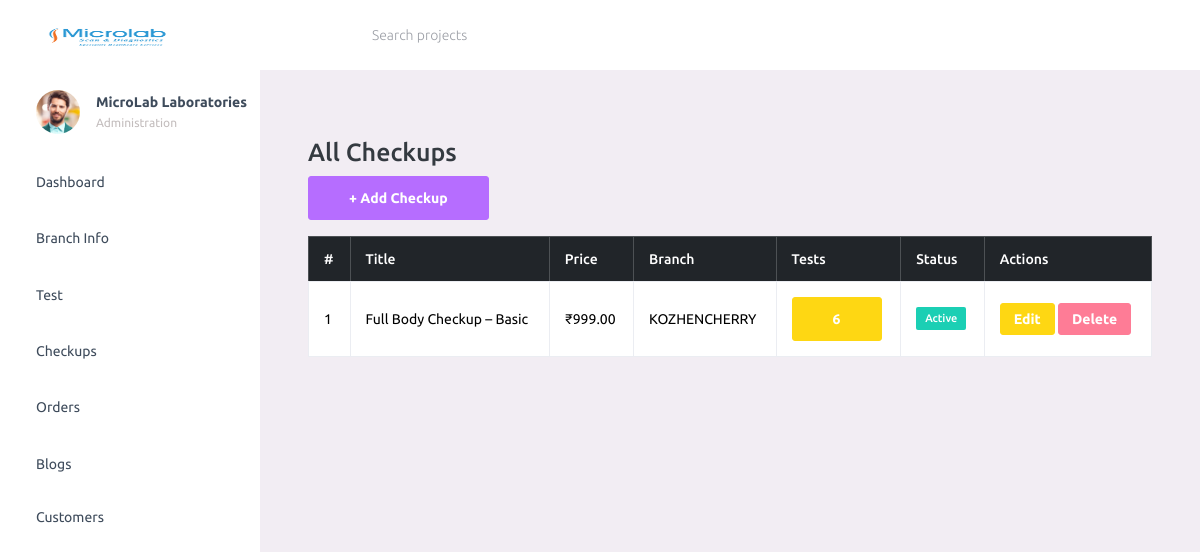
The app's page /Checkups/ with its own data.
### Diagnosis_App/models.py (models this page shows)
class Checkup(models.Model):
    title = models.CharField(max_length=150)
    slug = models.SlugField(unique=True)
    description = models.TextField()
    tests = models.ManyToManyField(DiagnosticTest, blank=True)
    branch = models.ForeignKey(Branch, on_delete=models.SET_NULL, null=True, blank=True)
    views = models.IntegerField(default=0)
    report_time = models.CharField(max_length=100)
    price = models.DecimalField(max_digits=8, decimal_places=2)
    fasting_required = models.BooleanField(default=False)
    sample_type = models.CharField(max_length=100)
    target_audience = models.CharField(max_length=200, blank=True, null=True)
    purpose = models.TextField(blank=True, null=True)
    active = models.BooleanField(default=True)

class Branch(models.Model):
    name = models.CharField(max_length=100)
    address = models.TextField()
    pincode = models.CharField(max_length=10)
    contact_number = models.CharField(max_length=15)
    location_url=models.URLField(null=True)
    email = models.EmailField(blank=True, null=True)
    active = models.BooleanField(default=True)
    latitude = models.FloatField(blank=True, null=True)
    longitude = models.FloatField(blank=True, null=True)
    password=models.CharField(max_length=100,null=True)

### Diagnosis_App/views.py (the view)
# urls.py: path('Checkups/', views.checkup_list, name='checkup_list'),
def checkup_list(request):
    if request.session.get("b_id"):
        branch=Branch.objects.get(id=request.session['b_id'])
        checkups = Checkup.objects.filter(branch=branch)
        branches = Branch.objects.all()
    else:
        branches = Branch.objects.all()
        checkups = Checkup.objects.all()
    return render(request, 'checkup_list.html', {'checkups': checkups,"branches":branches})

### templates/checkup_list.html (shortened to what this page needs)
{% if request.session.b_id%}
{% include 'navbar_branch.html' %}
{% else %}
{% include 'navbar.html' %}
{% endif %}
<div class="container mt-4">
  <h3>All Checkups</h3>
  <a href="{% url 'checkup_add' %}" class="btn btn-primary mb-3">+ Add Checkup</a>
  <table class="table table-bordered">
    <thead class="table-dark">
      <tr>
        <th>#</th>
        <th>Title</th>
        <th>Price</th>
        <th>Branch</th>
        <th>Tests</th>
        <th>Status</th>
        <th>Actions</th>
      </tr>
    </thead>
    <tbody>
      {% for c in checkups %}
      <tr>
        <td>{{ forloop.counter }}</td>
        <td>{{ c.title }}</td>
        <td>₹{{ c.price }}</td>
        <td>{{ c.branch.name }}</td>
        <td>
  <a href="#" data-bs-toggle="modal" class="btn btn-warning" data-bs-target="#testModal{{ c.id }}">
    {{ c.tests.count }}
  </a>
</td>
        <td>
          {% if c.active %}
            <span class="badge bg-success">Active</span>
          {% else %}
            <span class="badge bg-secondary">Inactive</span>
          {% endif %}
        </td>
        <td>
          <a href="{% url 'checkup_edit' c.id %}" class="btn btn-warning btn-sm">Edit</a>
          <a href="{% url 'checkup_delete' c.id %}" class="btn btn-danger btn-sm">Delete</a>
        </td>
      </tr>
      {% endfor %}
    </tbody>
  </table>
</div>

### records on screen
Checkup: title "Full Body Checkup – Basic", price "999.00", branch.name "KOZHENCHERRY", tests.count "6", active "Active"
